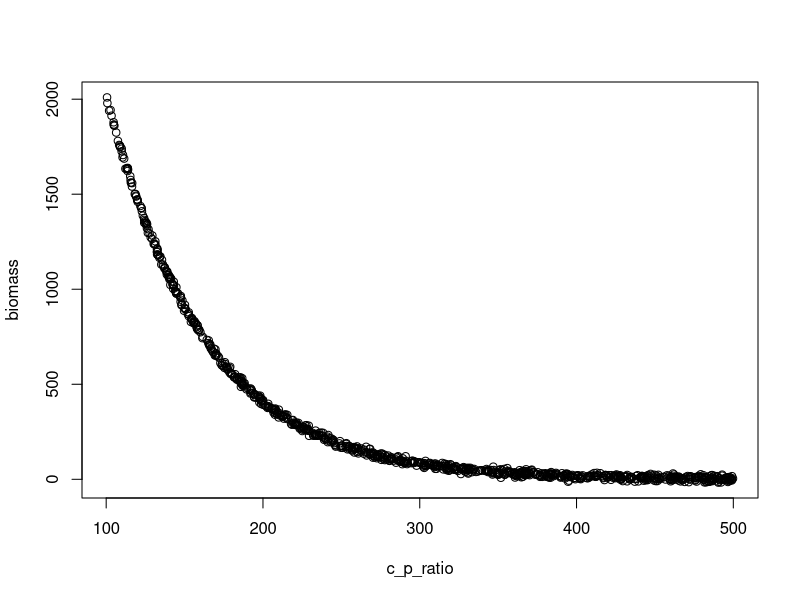

Here is the R script that generated this plot:
## ---- chunk 1
knitr::opts_chunk$set(echo = TRUE)
## ---- chunk 2

detFunc <- function(x,a,b){
  return(a*exp(-b*x))
}

# specify the inverse link function
invLink <- function(z){
  return(z)
}

# Simulate Data

c_p_ratio<- runif(1000,min=100, max=500) # Predictor

a<-10000
b<-.016
biomass<-rnorm(1000,mean=detFunc(c_p_ratio,a,b), sd=10) #Response variabale

mydata<-data.frame("predictor" = c_p_ratio, "response"= biomass)

plot(c_p_ratio,biomass)

write.csv(mydata, file = "Hyrule at Stats Scenario.csv")
